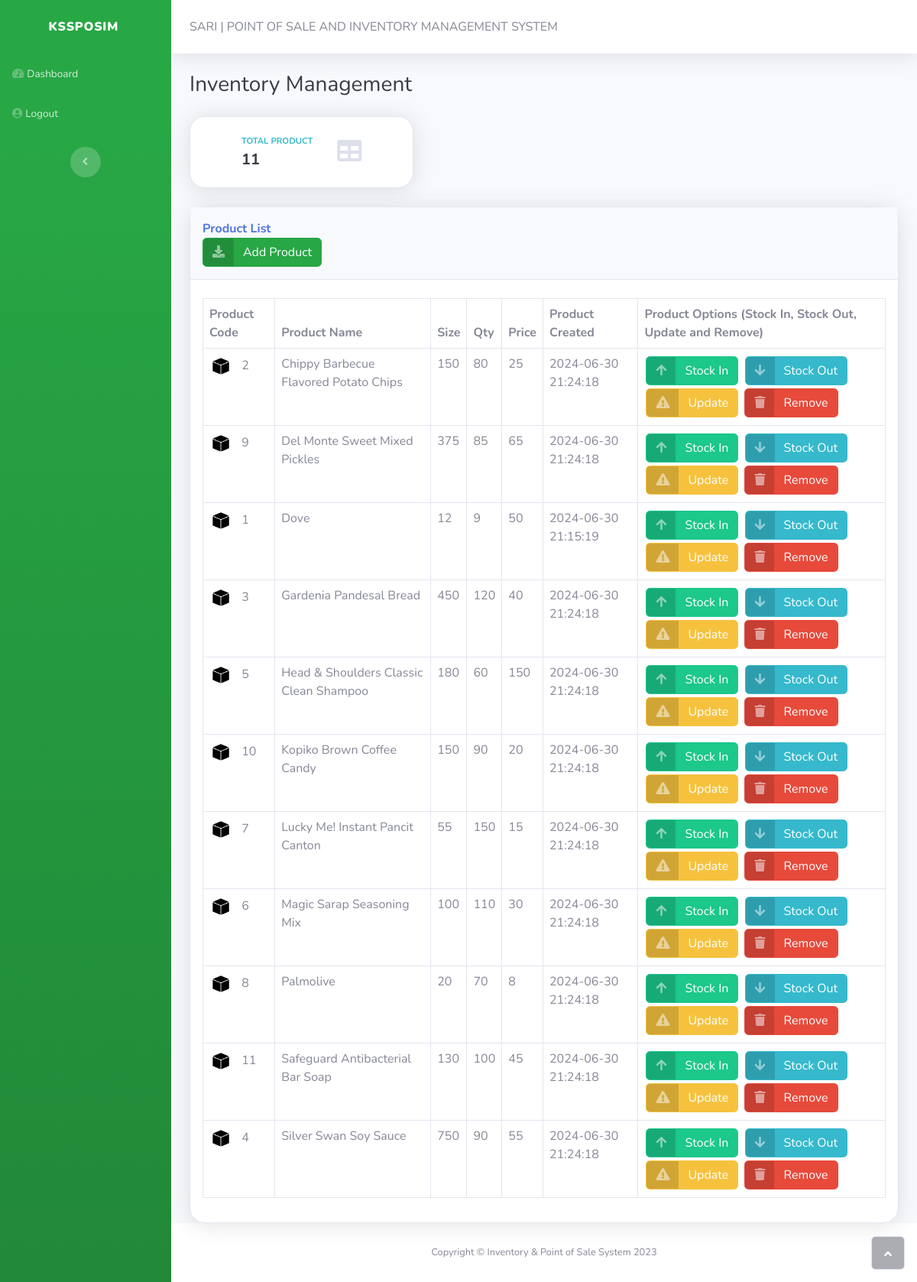
The page /inventory.php (signed in) on the database as committed earlier.
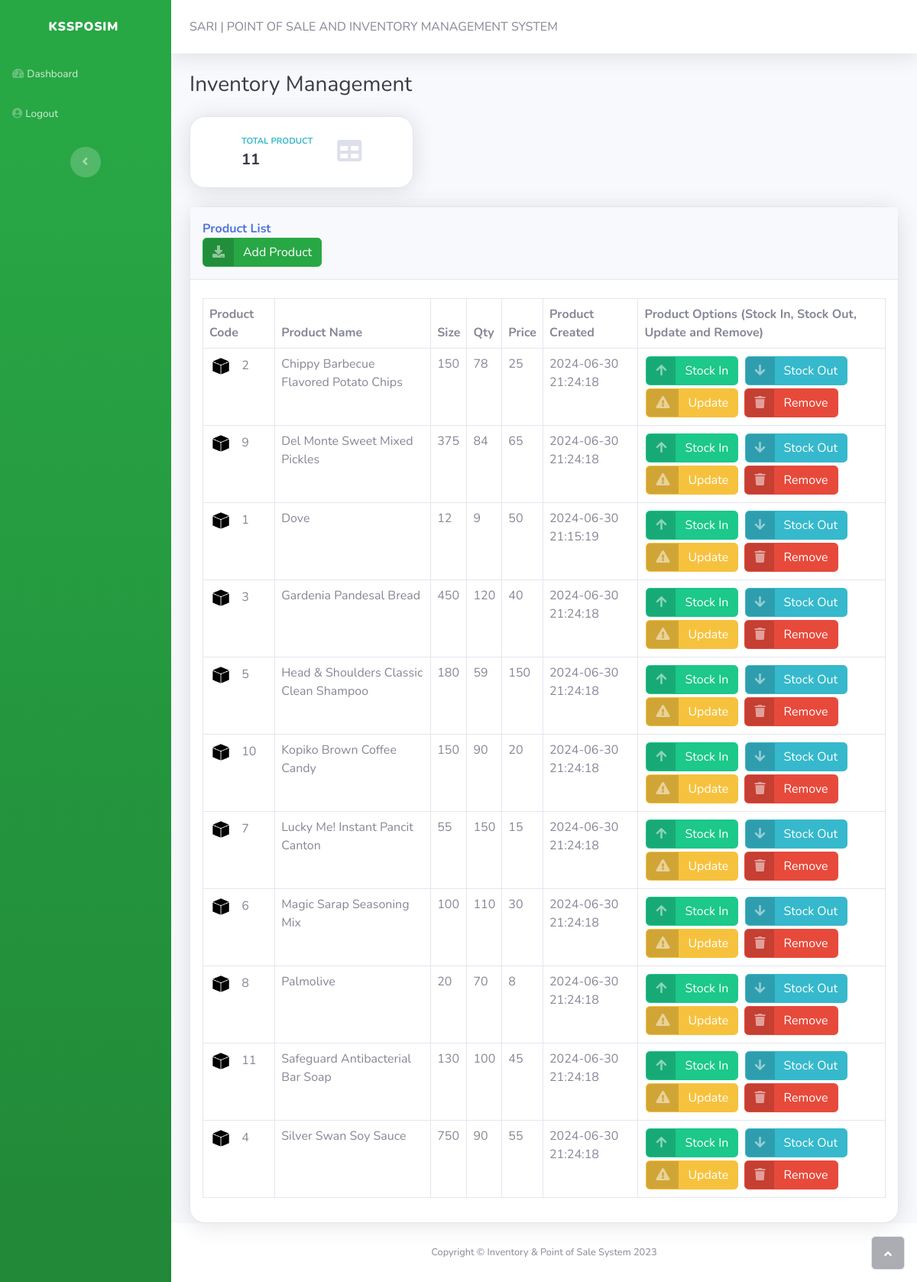
The same page on the database as committed later.
### tables this page shows
CREATE TABLE `products` (
  `id` int(11) NOT NULL,
  `product_name` varchar(255) NOT NULL,
  `size` int(11) NOT NULL,
  `qty` int(11) NOT NULL,
  `price` int(11) NOT NULL,
  `created` datetime NOT NULL DEFAULT current_timestamp()
);

### functions/view-products.php (the view)
<?php
$db = new PDO('mysql:host=localhost;dbname=db_hash', 'root', '');
$sql = 'SELECT * FROM products ORDER BY product_name ASC';
$stmt = $db->prepare($sql);
$stmt->execute();
$results = $stmt->fetchAll();
foreach ($results as $row) {
?>
    <tr>
        <td><img class="rounded-circle me-2" width="30" height="30" src="assets/img/item.png">&nbsp;<?php echo $row['id']; ?></td>
        <td><?php echo $row['product_name']; ?></td>
        <td><?php echo $row['size']; ?></td>
        <td><?php echo $row['qty']; ?></td>
        <td><?php echo $row['price']; ?></td>
        <td><?php echo $row['created']; ?></td>
        <td>
            <button class="btn btn-success btn-icon-split" type="button" style="margin: 2px;" data-bs-target="#stock-in" data-bs-toggle="modal" data-product-id="<?php echo $row['id']; ?>"><span class="text-white-50 icon"><i class="fas fa-arrow-up"></i></span><span class="text-white text">Stock In</span></button>
            <button class="btn btn-info btn-icon-split" type="button" style="margin: 2px;" data-bs-target="#stock-out" data-bs-toggle="modal" data-product-id="<?php echo $row['id']; ?>"><span class="text-white-50 icon"><i class="fas fa-arrow-down"></i></span><span class="text-white text">Stock Out</span></button>
            <button class="btn btn-warning btn-icon-split" type="button" style="margin: 2px;" data-bs-target="#update-product" data-bs-toggle="modal" data-product-id="<?php echo $row['id']; ?>"><span class="text-white-50 icon"><i class="fas fa-exclamation-triangle"></i></span><span class="text-white text">Update</span></button>
            <button class="btn btn-danger btn-icon-split" type="button" style="margin: 2px;" data-bs-target="#confirmation" data-bs-toggle="modal" data-product-id="<?php echo $row['id']; ?>"><span class="text-white-50 icon"><i class="fas fa-trash"></i></span><span class="text-white text">Remove</span></button>
        </td>
    </tr>
<?php
}
?>

Rows that differ between the two databases and show on the page:
changed products "Chippy Barbecue Flavored Potato Chips": qty "80" → "78"
changed products "Del Monte Sweet Mixed Pickles": qty "85" → "84"
changed products "Head & Shoulders Classic Clean Shampoo": qty "60" → "59"
